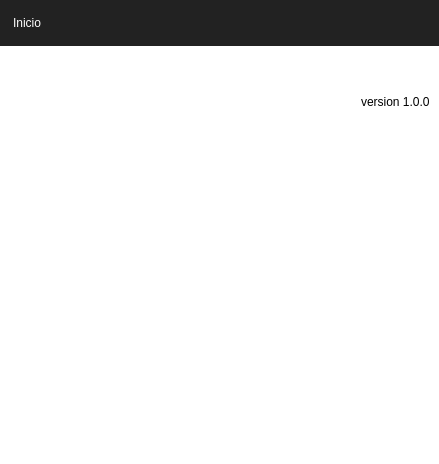
            <widget class="QWidget" name="pageHome">
             <layout class="QGridLayout" name="gridLayout_12">
              <property name="leftMargin">
               <number>0</number>
              </property>
              <property name="topMargin">
               <number>0</number>
              </property>
              <property name="rightMargin">
               <number>0</number>
              </property>
              <property name="bottomMargin">
               <number>0</number>
              </property>
              <property name="spacing">
               <number>0</number>
              </property>
              <item row="0" column="0">
               <widget class="QFrame" name="frameHome">
                <property name="frameShape">
                 <enum>QFrame::NoFrame</enum>
                </property>
                <property name="frameShadow">
                 <enum>QFrame::Plain</enum>
                </property>
                <property name="lineWidth">
                 <number>0</number>
                </property>
                <layout class="QGridLayout" name="gridLayout_13">
                 <property name="leftMargin">
                  <number>0</number>
                 </property>
                 <property name="topMargin">
                  <number>0</number>
                 </property>
                 <property name="rightMargin">
                  <number>0</number>
                 </property>
                 <property name="bottomMargin">
                  <number>0</number>
                 </property>
                 <property name="spacing">
                  <number>0</number>
                 </property>
                 <item row="0" column="0">
                  <widget class="QLabel" name="labelHome">
                   <property name="minimumSize">
                    <size>
                     <width>0</width>
                     <height>46</height>
                    </size>
                   </property>
                   <property name="maximumSize">
                    <size>
                     <width>16777215</width>
                     <height>46</height>
                    </size>
                   </property>
                   <property name="styleSheet">
                    <string notr="true">QLabel{
	background-color: #222222;
	font : 77 17pt &quot;Microsoft JhengHei UI&quot; bold;
	color : #FFFFFF;
	border-radius : 0px;
	text-align : left;
	padding: 10px;
}
</string>
                   </property>
                   <property name="text">
                    <string>Inicio</string>
                   </property>
                  </widget>
                 </item>
                 <item row="1" column="0">
                  <widget class="QFrame" name="frameImage">
                   <property name="styleSheet">
                    <string notr="true">QFrame {
	background : #FFFFFF;
}</string>
                   </property>
                   <property name="frameShape">
                    <enum>QFrame::NoFrame</enum>
                   </property>
                   <property name="frameShadow">
                    <enum>QFrame::Plain</enum>
                   </property>
                   <property name="lineWidth">
                    <number>0</number>
                   </property>
                   <layout class="QGridLayout" name="gridLayout_14">
                    <item row="2" column="2">
                     <spacer name="horizontalSpacer_4">
                      <property name="orientation">
                       <enum>Qt::Horizontal</enum>
                      </property>
                      <property name="sizeHint" stdset="0">
                       <size>
                        <width>40</width>
                        <height>20</height>
                       </size>
                      </property>
                     </spacer>
                    </item>
                    <item row="0" column="0" colspan="3">
                     <spacer name="verticalSpacer_7">
                      <property name="orientation">
                       <enum>Qt::Vertical</enum>
                      </property>
                      <property name="sizeHint" stdset="0">
                       <size>
                        <width>20</width>
                        <height>40</height>
                       </size>
                      </property>
                     </spacer>
                    </item>
                    <item row="2" column="1">
                     <widget class="QLabel" name="labelHomeImage">
                      <property name="minimumSize">
                       <size>
                        <width>300</width>
                        <height>300</height>
                       </size>
                      </property>
                      <property name="maximumSize">
                       <size>
                        <width>300</width>
                        <height>300</height>
                       </size>
                      </property>
                      <property name="text">
                       <string/>
                      </property>
                      <property name="pixmap">
                       <pixmap>../img/downloader.png</pixmap>
                      </property>
                      <property name="scaledContents">
                       <bool>true</bool>
                      </property>
                      <property name="wordWrap">
                       <bool>false</bool>
                      </property>
                     </widget>
                    </item>
                    <item row="3" column="1">
                     <spacer name="verticalSpacer_6">
                      <property name="orientation">
                       <enum>Qt::Vertical</enum>
                      </property>
                      <property name="sizeHint" stdset="0">
                       <size>
                        <width>20</width>
                        <height>40</height>
                       </size>
                      </property>
                     </spacer>
                    </item>
                    <item row="2" column="0">
                     <spacer name="horizontalSpacer_3">
                      <property name="orientation">
                       <enum>Qt::Horizontal</enum>
                      </property>
                      <property name="sizeHint" stdset="0">
                       <size>
                        <width>40</width>
                        <height>20</height>
                       </size>
                      </property>
                     </spacer>
                    </item>
                    <item row="1" column="2">
                     <widget class="QLabel" name="labelVersion">
                      <property name="maximumSize">
                       <size>
                        <width>16777215</width>
                        <height>30</height>
                       </size>
                      </property>
                      <property name="styleSheet">
                       <string notr="true">QLabel {
	font: 25 11pt &quot;Microsoft YaHei UI Light&quot;;
}</string>
                      </property>
                      <property name="text">
                       <string>version 1.0.0</string>
                      </property>
                      <property name="scaledContents">
                       <bool>true</bool>
                      </property>
                     </widget>
                    </item>
                   </layout>
                  </widget>
                 </item>
                </layout>
               </widget>
              </item>
             </layout>
            </widget>
